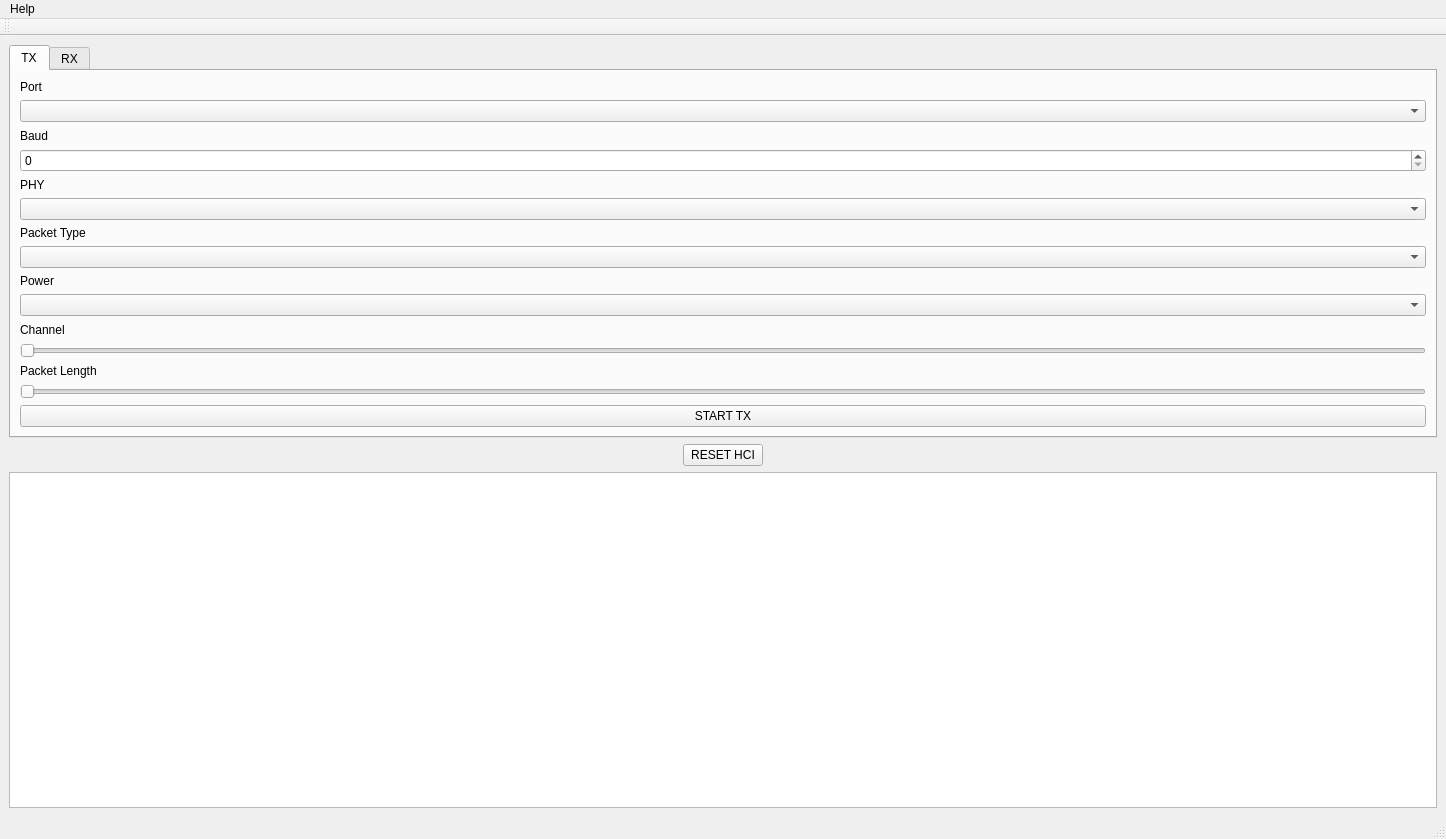
<?xml version="1.0" encoding="UTF-8"?>
<ui version="4.0">
 <class>MainWindow</class>
 <widget class="QMainWindow" name="MainWindow">
  <property name="geometry">
   <rect>
    <x>0</x>
    <y>0</y>
    <width>1446</width>
    <height>839</height>
   </rect>
  </property>
  <property name="maximumSize">
   <size>
    <width>16777215</width>
    <height>16777215</height>
   </size>
  </property>
  <property name="windowTitle">
   <string>DTM TOOL</string>
  </property>
  <property name="layoutDirection">
   <enum>Qt::LeftToRight</enum>
  </property>
  <property name="autoFillBackground">
   <bool>false</bool>
  </property>
  <widget class="QWidget" name="centralwidget">
   <layout class="QVBoxLayout" name="verticalLayout_3">
    <item>
     <layout class="QHBoxLayout" name="horizontalLayout_5">
      <item>
       <layout class="QVBoxLayout" name="verticalLayout_6">
        <item>
         <widget class="QTabWidget" name="tab_mode">
          <property name="currentIndex">
           <number>0</number>
          </property>
          <widget class="QWidget" name="tab_tx">
           <attribute name="title">
            <string>TX</string>
           </attribute>
           <layout class="QVBoxLayout" name="verticalLayout_4">
            <item>
             <widget class="QLabel" name="label_9">
              <property name="maximumSize">
               <size>
                <width>16777215</width>
                <height>20</height>
               </size>
              </property>
              <property name="text">
               <string>Port</string>
              </property>
             </widget>
            </item>
            <item>
             <widget class="QComboBox" name="port_select_tx">
              <property name="currentText">
               <string extracomment="Port"/>
              </property>
             </widget>
            </item>
            <item>
             <widget class="QLabel" name="label_10">
              <property name="maximumSize">
               <size>
                <width>16777215</width>
                <height>20</height>
               </size>
              </property>
              <property name="text">
               <string>Baud</string>
              </property>
             </widget>
            </item>
            <item>
             <widget class="QSpinBox" name="baud_rate_select_tx">
              <property name="maximum">
               <number>10000000</number>
              </property>
             </widget>
            </item>
            <item>
             <widget class="QLabel" name="label_11">
              <property name="maximumSize">
               <size>
                <width>16777215</width>
                <height>20</height>
               </size>
              </property>
              <property name="text">
               <string>PHY</string>
              </property>
             </widget>
            </item>
            <item>
             <widget class="QComboBox" name="phy_select_tx"/>
            </item>
            <item>
             <widget class="QLabel" name="packet_type_label_3">
              <property name="maximumSize">
               <size>
                <width>16777215</width>
                <height>20</height>
               </size>
              </property>
              <property name="text">
               <string>Packet Type</string>
              </property>
             </widget>
            </item>
            <item>
             <widget class="QComboBox" name="packet_type_select_tx"/>
            </item>
            <item>
             <widget class="QLabel" name="label_12">
              <property name="maximumSize">
               <size>
                <width>16777215</width>
                <height>20</height>
               </size>
              </property>
              <property name="text">
               <string>Power</string>
              </property>
             </widget>
            </item>
            <item>
             <widget class="QComboBox" name="power_select_tx"/>
            </item>
            <item>
             <widget class="QLabel" name="channel_label_tx">
              <property name="maximumSize">
               <size>
                <width>16777215</width>
                <height>20</height>
               </size>
              </property>
              <property name="text">
               <string>Channel</string>
              </property>
             </widget>
            </item>
            <item>
             <widget class="QSlider" name="channel_select_tx">
              <property name="maximum">
               <number>39</number>
              </property>
              <property name="orientation">
               <enum>Qt::Horizontal</enum>
              </property>
             </widget>
            </item>
            <item>
             <widget class="QLabel" name="packet_len_label_tx">
              <property name="maximumSize">
               <size>
                <width>16777215</width>
                <height>20</height>
               </size>
              </property>
              <property name="text">
               <string>Packet Length</string>
              </property>
             </widget>
            </item>
            <item>
             <widget class="QSlider" name="packet_len_select_tx">
              <property name="maximum">
               <number>255</number>
              </property>
              <property name="orientation">
               <enum>Qt::Horizontal</enum>
              </property>
             </widget>
            </item>
            <item>
             <widget class="QPushButton" name="start_stop_btn_tx">
              <property name="maximumSize">
               <size>
                <width>16777215</width>
                <height>16777215</height>
               </size>
              </property>
              <property name="text">
               <string>START TX</string>
              </property>
             </widget>
            </item>
           </layout>
          </widget>
          <widget class="QWidget" name="tab_rx">
           <attribute name="title">
            <string>RX</string>
           </attribute>
           <layout class="QVBoxLayout" name="verticalLayout_5">
            <item>
             <widget class="QLabel" name="label_13">
              <property name="maximumSize">
               <size>
                <width>16777215</width>
                <height>20</height>
               </size>
              </property>
              <property name="text">
               <string>Port</string>
              </property>
             </widget>
            </item>
            <item>
             <widget class="QComboBox" name="port_select_rx">
              <property name="currentText">
               <string extracomment="Port"/>
              </property>
             </widget>
            </item>
            <item>
             <widget class="QLabel" name="label_14">
              <property name="maximumSize">
               <size>
                <width>16777215</width>
                <height>20</height>
               </size>
              </property>
              <property name="text">
               <string>Baud</string>
              </property>
             </widget>
            </item>
            <item>
             <widget class="QSpinBox" name="baud_rate_select_rx">
              <property name="maximum">
               <number>10000000</number>
              </property>
             </widget>
            </item>
            <item>
             <widget class="QLabel" name="label_15">
              <property name="maximumSize">
               <size>
                <width>16777215</width>
                <height>20</height>
               </size>
              </property>
              <property name="text">
               <string>PHY</string>
              </property>
             </widget>
            </item>
            <item>
             <widget class="QComboBox" name="phy_select_rx"/>
            </item>
            <item>
             <widget class="QLabel" name="channel_label_rx">
              <property name="maximumSize">
               <size>
                <width>16777215</width>
                <height>20</height>
               </size>
              </property>
              <property name="text">
               <string>Channel</string>
              </property>
             </widget>
            </item>
            <item>
             <widget class="QSlider" name="channel_select_rx">
              <property name="maximum">
               <number>39</number>
              </property>
              <property name="orientation">
               <enum>Qt::Horizontal</enum>
              </property>
             </widget>
            </item>
            <item>
             <widget class="QLabel" name="update_rate_label">
              <property name="text">
               <string>Update Rate (s)</string>
              </property>
             </widget>
            </item>
            <item>
             <widget class="QSlider" name="update_rate_slider">
              <property name="minimum">
               <number>5</number>
              </property>
              <property name="maximum">
               <number>100</number>
              </property>
              <property name="singleStep">
               <number>5</number>
              </property>
              <property name="orientation">
               <enum>Qt::Horizontal</enum>
              </property>
             </widget>
            </item>
            <item>
             <widget class="QLabel" name="rx_ok_label">
              <property name="text">
               <string>RX OK - 0</string>
              </property>
             </widget>
            </item>
            <item>
             <widget class="QLabel" name="rx_crc_label">
              <property name="text">
               <string>RX CRC - 0</string>
              </property>
             </widget>
            </item>
            <item>
             <widget class="QLabel" name="rx_timeout_label">
              <property name="text">
               <string>RX Timeout - 0</string>
              </property>
             </widget>
            </item>
            <item>
             <widget class="QLabel" name="rx_per_label">
              <property name="text">
               <string>PER - 0</string>
              </property>
             </widget>
            </item>
            <item>
             <widget class="QPushButton" name="start_stop_btn_rx">
              <property name="text">
               <string>START RX</string>
              </property>
             </widget>
            </item>
           </layout>
          </widget>
         </widget>
        </item>
       </layout>
      </item>
     </layout>
    </item>
    <item alignment="Qt::AlignHCenter">
     <widget class="QPushButton" name="reset_hci">
      <property name="maximumSize">
       <size>
        <width>100</width>
        <height>50</height>
       </size>
      </property>
      <property name="text">
       <string>RESET HCI</string>
      </property>
     </widget>
    </item>
    <item>
     <widget class="QTextEdit" name="console_out">
      <property name="readOnly">
       <bool>true</bool>
      </property>
     </widget>
    </item>
   </layout>
  </widget>
  <widget class="QMenuBar" name="menubar">
   <property name="geometry">
    <rect>
     <x>0</x>
     <y>0</y>
     <width>1446</width>
     <height>22</height>
    </rect>
   </property>
   <widget class="QMenu" name="menuHelp">
    <property name="title">
     <string>Help</string>
    </property>
    <addaction name="action_about"/>
    <addaction name="action_report_issue"/>
   </widget>
   <addaction name="menuHelp"/>
  </widget>
  <widget class="QStatusBar" name="statusbar"/>
  <widget class="QToolBar" name="toolBar">
   <property name="windowTitle">
    <string>toolBar</string>
   </property>
   <attribute name="toolBarArea">
    <enum>TopToolBarArea</enum>
   </attribute>
   <attribute name="toolBarBreak">
    <bool>false</bool>
   </attribute>
  </widget>
  <action name="actionDocumentation">
   <property name="text">
    <string>Documentation</string>
   </property>
  </action>
  <action name="action_about">
   <property name="text">
    <string>About</string>
   </property>
  </action>
  <action name="action_report_issue">
   <property name="text">
    <string>Report Issue</string>
   </property>
  </action>
 </widget>
 <resources/>
 <connections/>
</ui>
